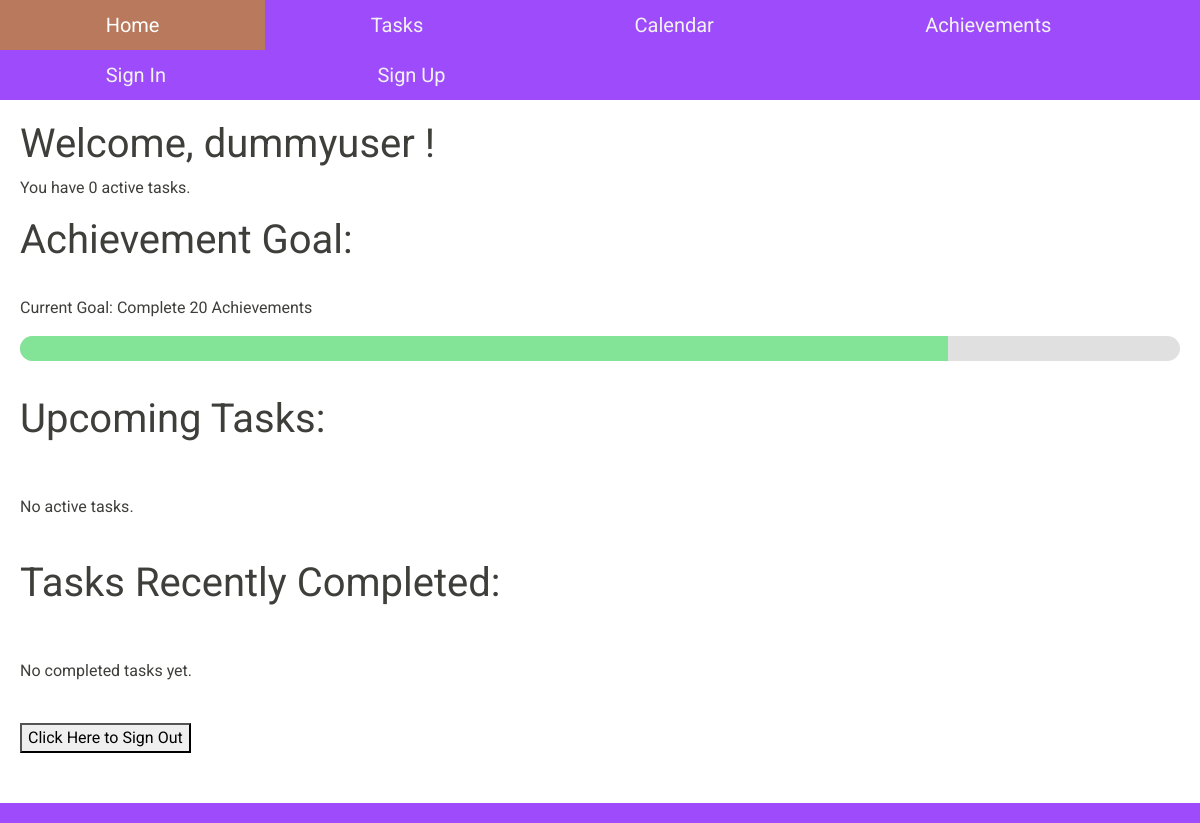
The app's page / (signed in), older data.
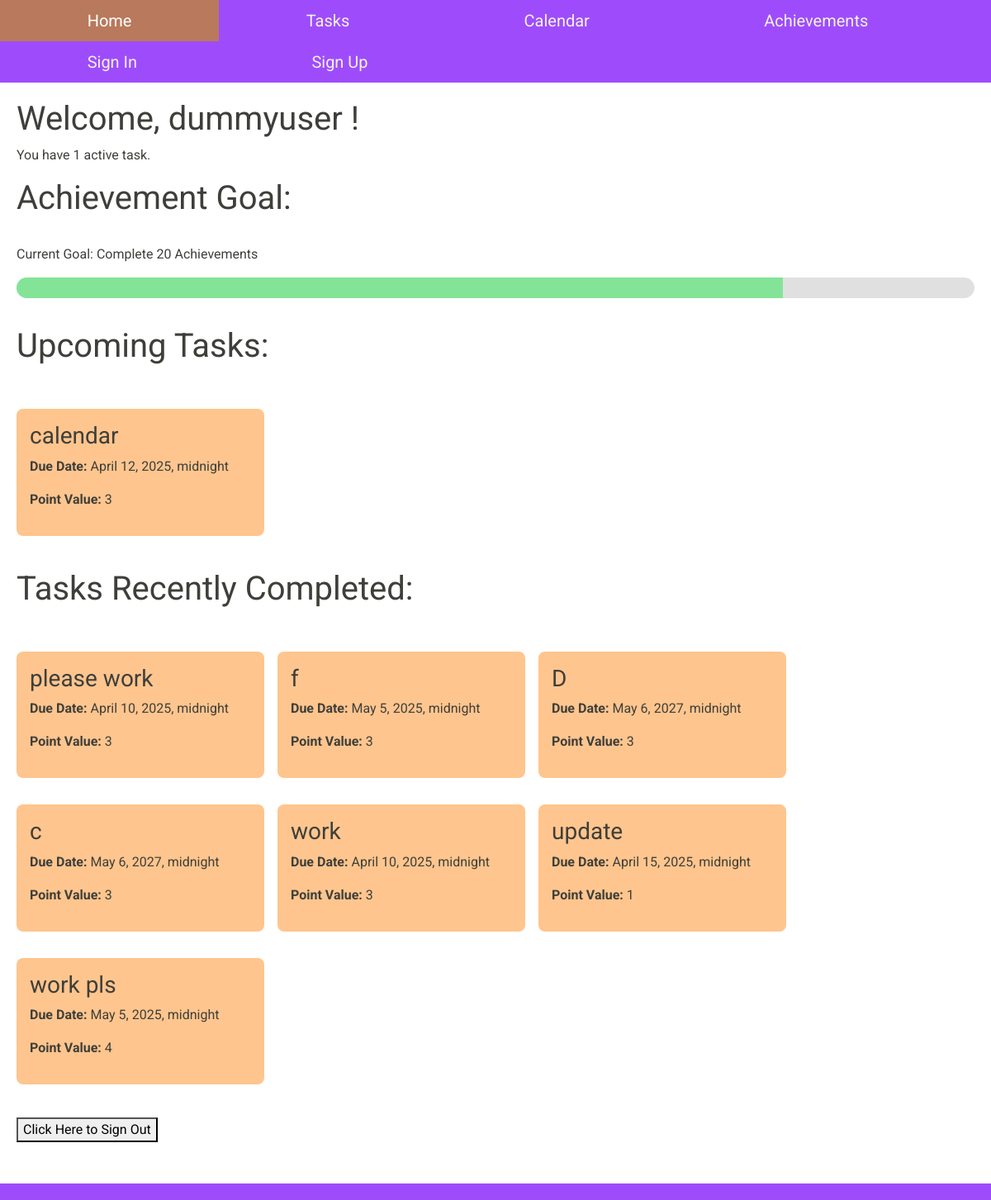
The same page, newer data.
### tasks/models.py (models this page shows, shortened)
class Task(models.Model):
    VALUE_CHOICES = [(i, str(i)) for i in range(1, 6)]
    title = models.CharField(max_length=255)
    description = models.TextField(blank=True, null=True)
    created_at = models.DateTimeField(auto_now_add=True)
    updated_at = models.DateTimeField(auto_now=True)
    due_date = models.DateTimeField(blank=True, null=True)
    completed = models.BooleanField(default=False)
    value = models.PositiveIntegerField(choices=VALUE_CHOICES, default = 3)
    user = models.ForeignKey(User, on_delete=models.CASCADE, related_name="tasks")
    calendar_date = models.ForeignKey(CalendarDate, on_delete=models.SET_NULL, null=True, blank=True, related_name='tasks')

### main/views.py (the view)
# urls.py: 2. Add a URL to urlpatterns:  path('', views.home, name='home')
def home(request):
    task_count = 0
    if request.user.is_authenticated:
        task_count = Task.objects.filter(
            user=request.user,
            completed=False
        ).count()
    task_list = []
    task_list_completed = []
    if request.user.is_authenticated:
       task_list = Task.objects.filter(
          user=request.user,
          completed=False
       )
    if request.user.is_authenticated:
       task_list_completed = Task.objects.filter(
          user=request.user,
          completed=True
       )
    return render(request, 'home.html', {
        'task_count': task_count,
        'task_list': task_list,
        'task_list_completed': task_list_completed,
    })

### dashboard/templates/home.html (shortened to what this page needs)
{%extends "base.html"%}
{% block content %}
<div class="dashboard">
{% if user.is_authenticated %}
  <h1> Welcome,
  {{ user.username }}
  ! </h1>
{% else %}
  No user logged in.
  <button onclick="window.location.href='currentuser';">Click Here to Sign In</button>
{% endif %}
<p>
  You have {{ task_count }} active task{{ task_count|pluralize }}.
</p>
<h1>
  Achievement Goal:
</h1>
<br>
<p>
  Current Goal: Complete 20 Achievements
</p>
<div class="progress-bar-container">
  <div class="progress-bar-fill" style="width: 80%;"></div>
</div>
<br>
<h1>
  Upcoming Tasks:
</h1>
<br>
<div class="task-container">
  {% for task in task_list %}
  <div class="task-card">
  <h3>{{ task.title }}</h3>
  <p><strong>Due Date:</strong> {{ task.due_date }}</p>
  <p><strong>Point Value:</strong> {{ task.value }}</p>
  </div>
  {% empty %}
    <p>No active tasks.</p>
  {% endfor %}
</div>
<br>
<h1>
  Tasks Recently Completed:
</h1>
<br>
<div class="task-container">
  {% for task in task_list_completed %}
  <div class="task-card">
    <h3>{{ task.title }}</h3>
  <p><strong>Due Date:</strong> {{ task.due_date }}</p>
  <p><strong>Point Value:</strong> {{ task.value }}</p>
  </div>
  {% empty %}
    <p>No completed tasks yet.</p>
  {% endfor %}
</div>
<br>
<button onclick="window.location.href='logout';">Click Here to Sign Out</button>
</div>
{%endblock%}

Row changes from the older to the newer data that the page shows:
added Task: title "calendar", due_date "April 12, 2025, midnight", value "3", shown under "Upcoming Tasks:"
added Task: title "please work", due_date "April 10, 2025, midnight", value "3", shown under "Tasks Recently Completed:"
added Task: title "f", due_date "May 5, 2025, midnight", value "3", shown under "Tasks Recently Completed:"
added Task: title "D", due_date "May 6, 2027, midnight", value "3", shown under "Tasks Recently Completed:"
added Task: title "c", due_date "May 6, 2027, midnight", value "3", shown under "Tasks Recently Completed:"
added Task: title "work", due_date "April 10, 2025, midnight", value "3", shown under "Tasks Recently Completed:"
added Task: title "update", due_date "April 15, 2025, midnight", value "1", shown under "Tasks Recently Completed:"
added Task: title "work pls", due_date "May 5, 2025, midnight", value "4", shown under "Tasks Recently Completed:"
Text that changed along with them:
{{ task_count }}: "0" → "1"
text no longer shown: "No active tasks. No completed tasks yet."
